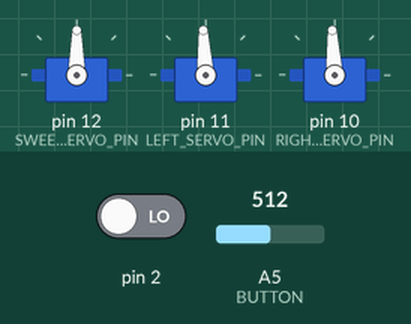
The sketch below on a simulated Arduino Uno, built with avr-gcc and run on an emulated ATmega328P. On the bench: 3 × servo. The inputs (shaded band) are chosen by the test bench; at power-on: A5 (BUTTON) = 512, pin 2 LOW.

Above: at 1.2 s.
1.3 s: A5 (BUTTON) set to 716
Timing chart, 0 to 4.3 s (numbered marks = the images above; inputs shaded):
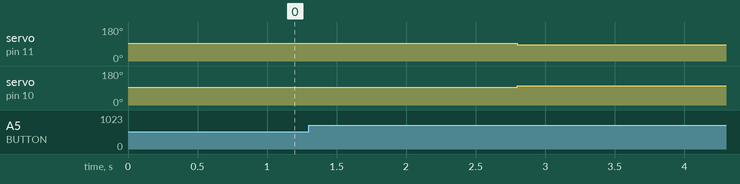

Measured:
- after the input at 1.3 s, servo on pin 11 (LEFT_SERVO_PIN): 93° → 85° after 1.5 s; servo on pin 10 (RIGHT_SERVO_PIN): 93° → 102° after 1.5 s

The sketch:

IRSensor.ino
```cpp
/*
Nick Tasche
2.15.2017

This program does the following: the robot stops when it is 5 inches away from an object, waits for 1
second, then back up 8 inches and rotates 90 degrees. The robot will only start after the button is pushed and after a .5 second delay.

*/

#include <Servo.h>

//Declare Servos
Servo SERVO_LEFT;
Servo SERVO_RIGHT;
Servo SERVO_SWEEP;

//Constants for Pin Assignments
const int SHARP_SENSOR_PIN = A1;
const int LEFT_SERVO_PIN = 11;
const int RIGHT_SERVO_PIN = 10;
const int SWEEP_SERVO_PIN = 12;
const int BUTTON = A5;

//button state for starting/stopping
boolean turnOnOff = 0;
int valButton;

unsigned long delayTime;

//counter for lenth of movement/turns
volatile int Lindex = 0;

void setup() {
  // interrupt for wheel rorations
  attachInterrupt(0,ltEncoderInterrupt,CHANGE);

  //assigns servos to pins
  SERVO_SWEEP.attach(SWEEP_SERVO_PIN);
  SERVO_LEFT.attach(LEFT_SERVO_PIN);
  SERVO_RIGHT.attach(RIGHT_SERVO_PIN);


  Serial.begin(9600);
  delayTime = millis();

  //Keeps front Servo straight
  SERVO_SWEEP.write(90);
  halt();

}

void loop() {

   turnOnOff=readButton();      // calls the function readButton to see if the button has been pressed(1)
  Lindex = 0;
  if(turnOnOff==1)
  {
    int distance = analogRead(SHARP_SENSOR_PIN);

    //loop that keeps bot moving forward until it is within 8inches of barrier.
    delay(500);
    while(distance < 290)
    {
    distance = analogRead(SHARP_SENSOR_PIN);
    Serial.println(distance);
    forward();
    Lindex = 0;
    }

  halt();
  delay(1000);
  backward(110);

  halt();
  delay(500);
  turn(20);
  delay(500);

  }

 halt();
 delay(500);
}

   /************* Subroutine for reading the button switch********************/
      int readButton()
      {
        unsigned long contactTime;               //local variable; contactTime declared
        valButton=analogRead(BUTTON);            // Read the pushbutton on an analog pin
        if(valButton>512)                        // Since 5V will produce a value of 1023, < 512 means button not pushed
         return turnOnOff;                       // return the value of turnOnOff without changing it
        contactTime=millis();                    // set contactTime = to the millis() clock value
        while(valButton<=512)
        {                   // while the pushbutton is pushed
          valButton=analogRead(BUTTON);           // read the button value again and keep reading until valButton is less than 512
        }
        if(millis()-contactTime<20)               // If the button is held for less than 20 ms
         return turnOnOff;                       // return the turnOnOff value unchanged
         return(1-turnOnOff);                      // if the button is held longer than 20 ms then change the turnOnOff
                                                 // to the opposite value to what it was
      }
      /////////////////////////////////////////////////////////////////////////////

      /******************ISR for wheel count**************************************/
      void ltEncoderInterrupt()
      {
        Lindex++;
      }
      ///////////////////////////////////////////////////////////////////////////////

      //moves bot forwards forever
      void forward()
      {
       SERVO_LEFT.write(1582);
       SERVO_RIGHT.write(1400);
      }

      //stops bot
       void halt()
      {
       SERVO_LEFT.write(1500);
       SERVO_RIGHT.write(1500);
      }

      //turns bot to degree specified in function call
       void turn(int angleCount)
      {
         SERVO_LEFT.write(1580);
         SERVO_RIGHT.write(1580);
         while (Lindex < angleCount)
          {
          }
          Lindex = 0;
      }

      //moves bot backward to degree specified in function call
      void backward(int distanceCount)
      {
         SERVO_LEFT.write(1420);
         SERVO_RIGHT.write(1592);
          while (Lindex < distanceCount)
          {
          }
          Lindex = 0;
      }
```
